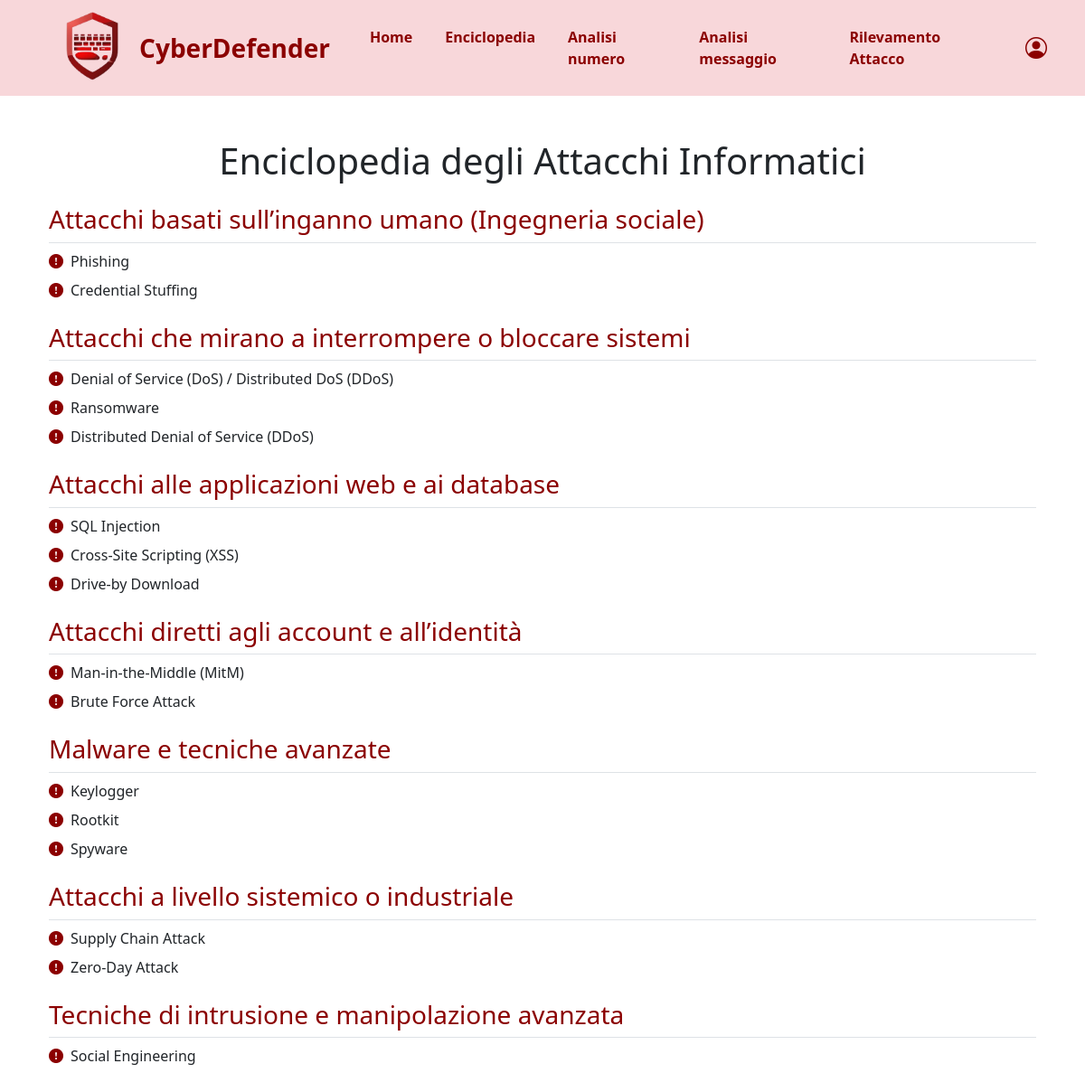
The page /enciclopedia_indice on the database its author committed.
### enciclopedia/models.py (models this page shows)
class EnciclopediaAttacchi(models.Model):
    id = models.AutoField(primary_key=True)
    categoria = models.CharField(max_length=100)  # Categoria dell'attacco, ad esempio "Phishing", "Malware", ecc.

class Attacco(models.Model):
    id = models.AutoField(primary_key=True)
    nome_attacco = models.CharField(max_length=255)
    descrizione = models.TextField()
    livello_rischio = models.CharField(
        max_length=100,
        choices=[
            ('basso', 'Basso'),
            ('medio', 'Medio'),
            ('alto', 'Alto')
        ],
        default='basso',
        null=False,
        blank=False
    )
    contromisure = models.TextField()
    enciclopediaattacchi = models.ForeignKey(EnciclopediaAttacchi, on_delete=models.CASCADE)

### enciclopedia/views.py (the view)
# urls.py: path('enciclopedia_indice', enciclopedia_indice, name='enciclopedia_indice'),
def enciclopedia_indice(request):
    categorie = EnciclopediaAttacchi.objects.all()
    return render(request, 'enciclopedia_indice.html', {'categorie': categorie})

### templates/enciclopedia_indice.html (shortened to what this page needs)
{% extends "base.html" %}
{% load static %}
{% block content %}
<div class="container my-5">
  <h1 class="mb-4 text-center">Enciclopedia degli Attacchi Informatici</h1>
  {% for categoria in categorie %}
    <div class="mb-4">
      <h3 class="text-bordeaux border-bottom pb-2">{{ categoria.categoria }}</h3>
      <ul class="list-unstyled">
        {% for attacco in categoria.attacco_set.all %}
          <li class="mb-2">
            <a href="{% url 'enciclopedia_attacchi' attacco.id %}" class="text-decoration-none d-flex align-items-center text-dark">
              <i class="bi bi-exclamation-circle-fill text-bordeaux me-2"></i>
              {{ attacco.nome_attacco }}
            </a>
          </li>
        {% empty %}
          <li class="fst-italic text-muted">Nessun attacco in questa categoria.</li>
        {% endfor %}
      </ul>
    </div>
  {% endfor %}
</div>
{% endblock %}

### templates/base.html (shortened to what this page needs)
{% load static %}
<!DOCTYPE html>
<html lang="it">
<head>
    <link href="https://cdn.jsdelivr.net/npm/bootstrap@5.3.0/dist/css/bootstrap.min.css" rel="stylesheet">
    <link href="https://cdn.jsdelivr.net/npm/bootstrap-icons@1.10.5/font/bootstrap-icons.css" rel="stylesheet">
    <link rel="stylesheet" href="{% static 'css/styles.css' %}">
</head>
<body>
<nav class="navbar navbar-expand-lg navbar-light" style="background-color: #f8d7da;">
    <div class="container">
        <a class="navbar-brand d-flex align-items-center" >
            <img src="{% static 'img/logo.png' %}" alt="Logo" class="logo-img me-2">
            <strong class="fs-3 text-bordeaux">CyberDefender</strong>
        </a>
        <div class="collapse navbar-collapse justify-content-end align-items-center" id="navbarNav">
            <ul class="navbar-nav me-3">
                <li class="nav-item"><a class="nav-link text-bordeaux" href="/">Home</a></li>
                <li class="nav-item"><a class="nav-link text-bordeaux" href="{% url 'enciclopedia_indice' %}">Enciclopedia</a></li>
                <li class="nav-item"><a class="nav-link text-bordeaux" href="{% url 'numeri_index' %}">Analisi numero</a></li>
                <li class="nav-item"><a class="nav-link text-bordeaux" href="{% url 'analizzatoreIndex' %}">Analisi messaggio</a></li>
                <li class="nav-item"><a class="nav-link text-bordeaux" href="{% url 'rilevamento_attacco' %}">Rilevamento Attacco </a></li>
            </ul>
            <a href="{% url 'render_homepage' %}" class="text-bordeaux fs-4" title="Torna alla homepage">
                <i class="bi bi-person-circle"></i>
            </a>
        </div>
    </div>
</nav>
<div class="container mt-2">
    {% block content %}
    {% endblock %}
</div>
</body>
</html>

### website/static/css/styles.css (style rules this page uses)
.logo-img { height: 80px; }
nav { font-weight: bold; }
nav a { color: #bf0c0c; text-decoration: none; margin-left: 20px; font-size: 1rem; }
.text-bordeaux { color: #8b0000 !important; }

### rows shown on the page
EnciclopediaAttacchi: categoria "Attacchi basati sull’inganno umano (Ingegneria sociale)"
Attacco: nome_attacco "Phishing"
Attacco: nome_attacco "Credential Stuffing"
EnciclopediaAttacchi: categoria "Attacchi che mirano a interrompere o bloccare sistemi"
Attacco: nome_attacco "Denial of Service (DoS) / Distributed DoS (DDoS)"
Attacco: nome_attacco "Ransomware"
Attacco: nome_attacco "Distributed Denial of Service (DDoS)"
EnciclopediaAttacchi: categoria "Attacchi alle applicazioni web e ai database"
Attacco: nome_attacco "SQL Injection"
Attacco: nome_attacco "Cross-Site Scripting (XSS)"
Attacco: nome_attacco "Drive-by Download"
EnciclopediaAttacchi: categoria "Attacchi diretti agli account e all’identità"
Attacco: nome_attacco "Man-in-the-Middle (MitM)"
Attacco: nome_attacco "Brute Force Attack"
EnciclopediaAttacchi: categoria "Malware e tecniche avanzate"
Attacco: nome_attacco "Keylogger"
Attacco: nome_attacco "Rootkit"
Attacco: nome_attacco "Spyware"
EnciclopediaAttacchi: categoria "Attacchi a livello sistemico o industriale"
Attacco: nome_attacco "Supply Chain Attack"
Attacco: nome_attacco "Zero-Day Attack"
EnciclopediaAttacchi: categoria "Tecniche di intrusione e manipolazione avanzata"
Attacco: nome_attacco "Social Engineering"
